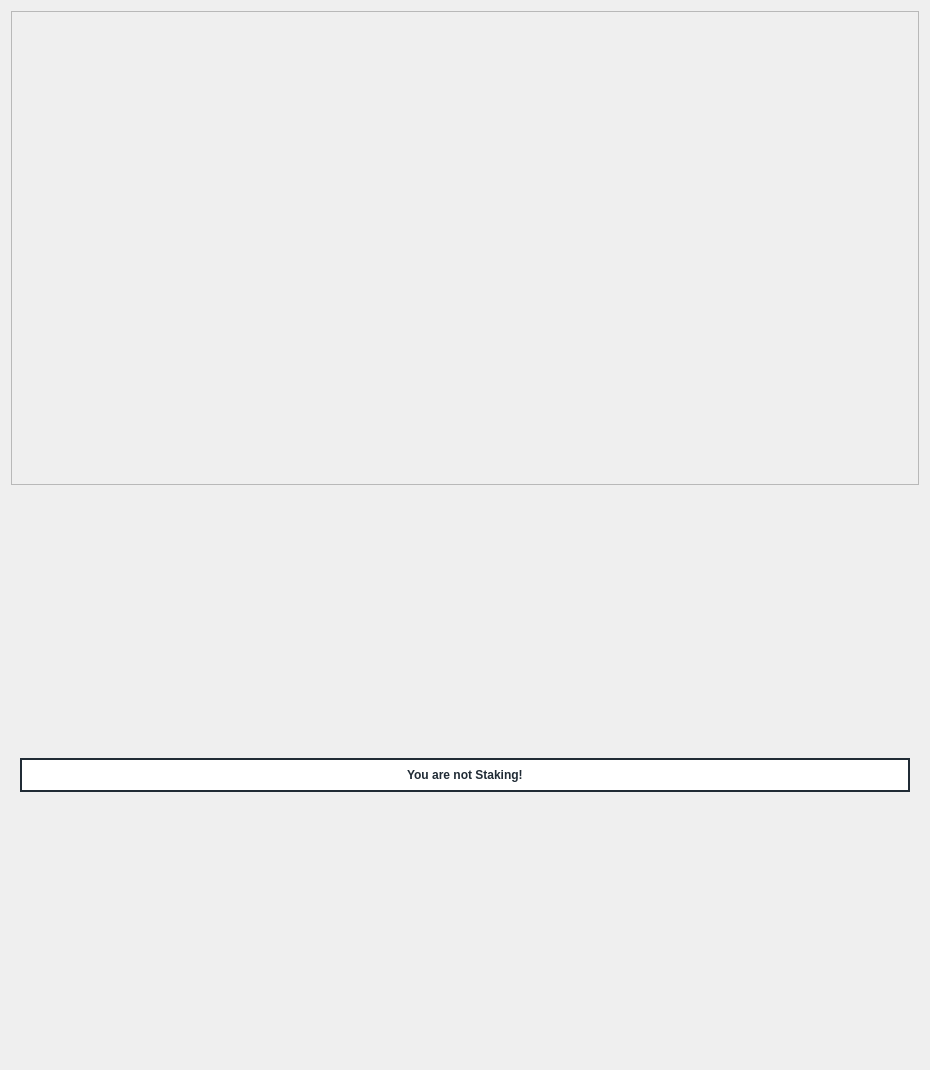
<?xml version="1.0" encoding="UTF-8"?>
<ui version="4.0">
 <class>PosStats</class>
 <widget class="QWidget" name="PosStats">
  <property name="geometry">
   <rect>
    <x>0</x>
    <y>0</y>
    <width>930</width>
    <height>1070</height>
   </rect>
  </property>
  <property name="windowTitle">
   <string>Form</string>
  </property>
  <property name="styleSheet">
   <string notr="true">font-family:'Open Sans, sans-serif';</string>
  </property>
  <layout class="QGridLayout" name="gridLayout">
   <property name="sizeConstraint">
    <enum>QLayout::SetMaximumSize</enum>
   </property>
   <item row="0" column="0">
    <widget class="QFrame" name="diffplotframe">
     <property name="frameShape">
      <enum>QFrame::StyledPanel</enum>
     </property>
     <property name="frameShadow">
      <enum>QFrame::Raised</enum>
     </property>
     <layout class="QVBoxLayout" name="verticalLayout_5">
      <property name="leftMargin">
       <number>1</number>
      </property>
      <property name="topMargin">
       <number>1</number>
      </property>
      <property name="rightMargin">
       <number>1</number>
      </property>
      <property name="bottomMargin">
       <number>1</number>
      </property>
      <item>
       <layout class="QHBoxLayout" name="horizontalLayout_2">
        <item>
         <layout class="QVBoxLayout" name="verticalLayout_4_2">		
          <item>
           <widget class="QCustomPlot" name="diffplot_pos" native="true">
            <property name="minimumSize">
             <size>
              <width>350</width>
              <height>230</height>
             </size>
            </property>
           </widget>
          </item>
         </layout>
        </item>
       </layout>
      </item>
      <item>
       <layout class="QHBoxLayout" name="horizontalLayout_3">
        <item>
         <layout class="QVBoxLayout" name="verticalLayout_4_3">
          <item>
           <widget class="QCustomPlot" name="diffplot_weight" native="true">
            <property name="minimumSize">
             <size>
              <width>350</width>
              <height>230</height>
             </size>
            </property>
           </widget>
          </item>
         </layout>
        </item>
       </layout>
      </item>
      <item>
       <layout class="QVBoxLayout" name="verticalLayout_3_2">
        <property name="leftMargin">
         <number>10</number>
        </property>
        <property name="topMargin">
         <number>2</number>
        </property>
        <property name="rightMargin">
         <number>10</number>
        </property>
        <property name="bottomMargin">
         <number>2</number>
        </property>
       </layout>
      </item>
     </layout>
    </widget>
   </item>
   <item>
      <spacer name="verticalSpacer_2">
       <property name="orientation">
        <enum>Qt::Vertical</enum>
       </property>
       <property name="sizeHint" stdset="0">
        <size>
         <width>20</width>
         <height>20</height>
        </size>
       </property>
      </spacer>
   </item>
	<item row="1" column="0">
    <layout class="QHBoxLayout" name="horizontalLayout_6">
    <item>
    <widget class="QFrame" name="frame_6">
     <property name="lineWidth">
      <number>0</number>
     </property>
     <layout class="QVBoxLayout" name="verticalLayout_6">
      <item>
       <widget class="QProgressBar" name="strengthBar">
        <property name="font">
         <font>
          <weight>75</weight>
          <bold>true</bold>
         </font>
        </property>
        <property name="toolTip">
         <string>This is your own estimated network weight compared to the rest of the users staking on the Amsterdex blockchain. </string>
        </property>
        <property name="statusTip">
         <string/>
        </property>
        <property name="styleSheet">
         <string notr="true">
			QProgressBar {
				border: 2px solid #202b35;				
				background-color: #ffffff;
				text-align: center;
				color: #202b35;
				height: 30px;
				font-family: Ubuntu;
			}
			QProgressBar::chunk {
				background: #83bdb1;
				width: 4px;
			}
		 </string>
        </property>
        <property name="value">
         <number>0</number>
        </property>
        <property name="invertedAppearance">
         <bool>false</bool>
        </property>
        <property name="format">
         <string>You are not Staking!</string>
        </property>
       </widget>
      </item>
     </layout>
    </widget>
   </item>
   </layout>
   </item>
   </layout>
  </widget>
 <customwidgets>
  <customwidget>
   <class>QCustomPlot</class>
   <extends>QWidget</extends>
   <header>qt/qcustomplot.h</header>
   <container>1</container>
  </customwidget>
 </customwidgets>
 <resources/>
 <connections/>
</ui>
